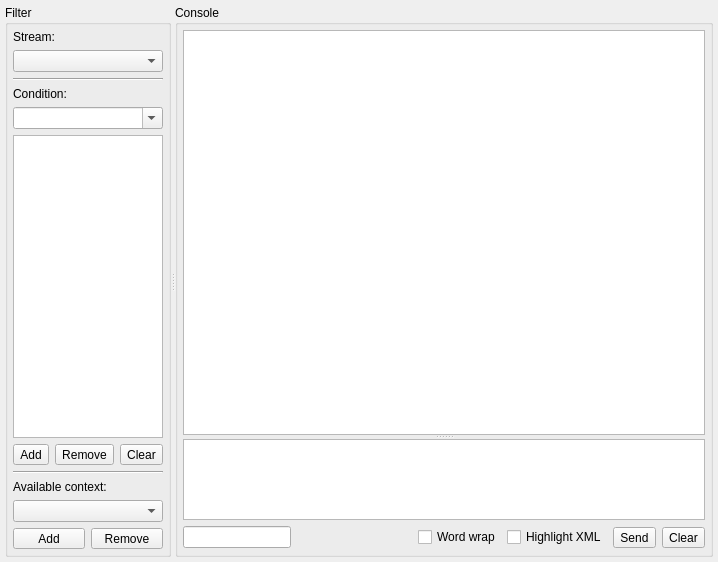
<?xml version="1.0" encoding="UTF-8"?>
<ui version="4.0">
 <class>ConsoleWidgetClass</class>
 <widget class="QWidget" name="ConsoleWidgetClass">
  <property name="geometry">
   <rect>
    <x>0</x>
    <y>0</y>
    <width>718</width>
    <height>562</height>
   </rect>
  </property>
  <property name="windowTitle">
   <string>XML Console</string>
  </property>
  <layout class="QVBoxLayout" name="verticalLayout_3">
   <property name="margin">
    <number>5</number>
   </property>
   <item>
    <widget class="QSplitter" name="sptHSplitter">
     <property name="orientation">
      <enum>Qt::Horizontal</enum>
     </property>
     <widget class="QGroupBox" name="grbFilter">
      <property name="sizePolicy">
       <sizepolicy hsizetype="Preferred" vsizetype="Preferred">
        <horstretch>1</horstretch>
        <verstretch>0</verstretch>
       </sizepolicy>
      </property>
      <property name="title">
       <string>Filter</string>
      </property>
      <layout class="QVBoxLayout" name="verticalLayout">
       <property name="margin">
        <number>5</number>
       </property>
       <item>
        <widget class="QLabel" name="lblStreamJid">
         <property name="text">
          <string>Stream:</string>
         </property>
         <property name="textFormat">
          <enum>Qt::PlainText</enum>
         </property>
        </widget>
       </item>
       <item>
        <widget class="QComboBox" name="cmbStreamJid"/>
       </item>
       <item>
        <widget class="Line" name="line_2">
         <property name="orientation">
          <enum>Qt::Horizontal</enum>
         </property>
        </widget>
       </item>
       <item>
        <widget class="QLabel" name="lblCondition">
         <property name="text">
          <string>Condition:</string>
         </property>
         <property name="textFormat">
          <enum>Qt::PlainText</enum>
         </property>
        </widget>
       </item>
       <item>
        <widget class="QComboBox" name="cmbCondition">
         <property name="editable">
          <bool>true</bool>
         </property>
         <property name="insertPolicy">
          <enum>QComboBox::InsertAlphabetically</enum>
         </property>
         <property name="sizeAdjustPolicy">
          <enum>QComboBox::AdjustToContents</enum>
         </property>
        </widget>
       </item>
       <item>
        <widget class="QListWidget" name="ltwConditions"/>
       </item>
       <item>
        <layout class="QHBoxLayout" name="horizontalLayout">
         <item>
          <widget class="QToolButton" name="tlbAddCondition">
           <property name="sizePolicy">
            <sizepolicy hsizetype="Preferred" vsizetype="Fixed">
             <horstretch>0</horstretch>
             <verstretch>0</verstretch>
            </sizepolicy>
           </property>
           <property name="text">
            <string>Add</string>
           </property>
          </widget>
         </item>
         <item>
          <widget class="QToolButton" name="tlbRemoveCondition">
           <property name="sizePolicy">
            <sizepolicy hsizetype="Preferred" vsizetype="Fixed">
             <horstretch>0</horstretch>
             <verstretch>0</verstretch>
            </sizepolicy>
           </property>
           <property name="text">
            <string>Remove</string>
           </property>
          </widget>
         </item>
         <item>
          <widget class="QToolButton" name="tlbClearCondition">
           <property name="sizePolicy">
            <sizepolicy hsizetype="Preferred" vsizetype="Fixed">
             <horstretch>0</horstretch>
             <verstretch>0</verstretch>
            </sizepolicy>
           </property>
           <property name="text">
            <string>Clear</string>
           </property>
          </widget>
         </item>
        </layout>
       </item>
       <item>
        <widget class="Line" name="line">
         <property name="orientation">
          <enum>Qt::Horizontal</enum>
         </property>
        </widget>
       </item>
       <item>
        <widget class="QLabel" name="lblContext">
         <property name="text">
          <string>Available context:</string>
         </property>
         <property name="textFormat">
          <enum>Qt::PlainText</enum>
         </property>
        </widget>
       </item>
       <item>
        <widget class="QComboBox" name="cmbContext"/>
       </item>
       <item>
        <layout class="QHBoxLayout" name="horizontalLayout_3">
         <item>
          <widget class="QToolButton" name="tlbAddContext">
           <property name="sizePolicy">
            <sizepolicy hsizetype="Preferred" vsizetype="Fixed">
             <horstretch>0</horstretch>
             <verstretch>0</verstretch>
            </sizepolicy>
           </property>
           <property name="text">
            <string>Add</string>
           </property>
          </widget>
         </item>
         <item>
          <widget class="QToolButton" name="tlbRemoveContext">
           <property name="sizePolicy">
            <sizepolicy hsizetype="Preferred" vsizetype="Fixed">
             <horstretch>0</horstretch>
             <verstretch>0</verstretch>
            </sizepolicy>
           </property>
           <property name="text">
            <string>Remove</string>
           </property>
          </widget>
         </item>
        </layout>
       </item>
      </layout>
     </widget>
     <widget class="QGroupBox" name="grbConsole">
      <property name="sizePolicy">
       <sizepolicy hsizetype="Preferred" vsizetype="Preferred">
        <horstretch>3</horstretch>
        <verstretch>0</verstretch>
       </sizepolicy>
      </property>
      <property name="title">
       <string>Console</string>
      </property>
      <layout class="QVBoxLayout" name="verticalLayout_2">
       <property name="margin">
        <number>5</number>
       </property>
       <item>
        <widget class="QSplitter" name="sptVSplitter">
         <property name="orientation">
          <enum>Qt::Vertical</enum>
         </property>
         <widget class="AnimatedTextBrowser" name="tbrConsole">
          <property name="sizePolicy">
           <sizepolicy hsizetype="Expanding" vsizetype="Expanding">
            <horstretch>0</horstretch>
            <verstretch>5</verstretch>
           </sizepolicy>
          </property>
          <property name="lineWrapMode">
           <enum>QTextEdit::NoWrap</enum>
          </property>
         </widget>
         <widget class="QTextEdit" name="tedSendXML">
          <property name="sizePolicy">
           <sizepolicy hsizetype="Expanding" vsizetype="Preferred">
            <horstretch>0</horstretch>
            <verstretch>1</verstretch>
           </sizepolicy>
          </property>
          <property name="undoRedoEnabled">
           <bool>false</bool>
          </property>
          <property name="acceptRichText">
           <bool>false</bool>
          </property>
         </widget>
        </widget>
       </item>
       <item>
        <layout class="QHBoxLayout" name="horizontalLayout_2">
         <item>
          <widget class="QLineEdit" name="lneTextSearch">
           <property name="sizePolicy">
            <sizepolicy hsizetype="Minimum" vsizetype="Fixed">
             <horstretch>0</horstretch>
             <verstretch>0</verstretch>
            </sizepolicy>
           </property>
          </widget>
         </item>
         <item>
          <widget class="QToolButton" name="tlbTextSearchNext">
           <property name="enabled">
            <bool>false</bool>
           </property>
           <property name="sizePolicy">
            <sizepolicy hsizetype="Fixed" vsizetype="Fixed">
             <horstretch>0</horstretch>
             <verstretch>0</verstretch>
            </sizepolicy>
           </property>
           <property name="autoRepeat">
            <bool>true</bool>
           </property>
           <property name="toolButtonStyle">
            <enum>Qt::ToolButtonTextBesideIcon</enum>
           </property>
           <property name="autoRaise">
            <bool>true</bool>
           </property>
          </widget>
         </item>
         <item>
          <widget class="QToolButton" name="tlbTextSearchPrev">
           <property name="enabled">
            <bool>false</bool>
           </property>
           <property name="sizePolicy">
            <sizepolicy hsizetype="Fixed" vsizetype="Fixed">
             <horstretch>0</horstretch>
             <verstretch>0</verstretch>
            </sizepolicy>
           </property>
           <property name="autoRepeat">
            <bool>true</bool>
           </property>
           <property name="toolButtonStyle">
            <enum>Qt::ToolButtonTextBesideIcon</enum>
           </property>
           <property name="autoRaise">
            <bool>true</bool>
           </property>
          </widget>
         </item>
         <item>
          <spacer name="horizontalSpacer">
           <property name="orientation">
            <enum>Qt::Horizontal</enum>
           </property>
           <property name="sizeHint" stdset="0">
            <size>
             <width>40</width>
             <height>20</height>
            </size>
           </property>
          </spacer>
         </item>
         <item>
          <widget class="QCheckBox" name="chbWordWrap">
           <property name="text">
            <string>Word wrap</string>
           </property>
          </widget>
         </item>
         <item>
          <widget class="QCheckBox" name="chbHilightXML">
           <property name="text">
            <string>Highlight XML</string>
           </property>
           <property name="tristate">
            <bool>true</bool>
           </property>
          </widget>
         </item>
         <item>
          <widget class="QToolButton" name="tlbSendXML">
           <property name="text">
            <string>Send</string>
           </property>
          </widget>
         </item>
         <item>
          <widget class="QToolButton" name="tlbClearConsole">
           <property name="text">
            <string>Clear</string>
           </property>
          </widget>
         </item>
        </layout>
       </item>
      </layout>
     </widget>
    </widget>
   </item>
  </layout>
 </widget>
 <layoutdefault spacing="6" margin="11"/>
 <customwidgets>
  <customwidget>
   <class>AnimatedTextBrowser</class>
   <extends>QTextBrowser</extends>
   <header location="global">utils/animatedtextbrowser.h</header>
  </customwidget>
 </customwidgets>
 <resources/>
 <connections/>
</ui>
